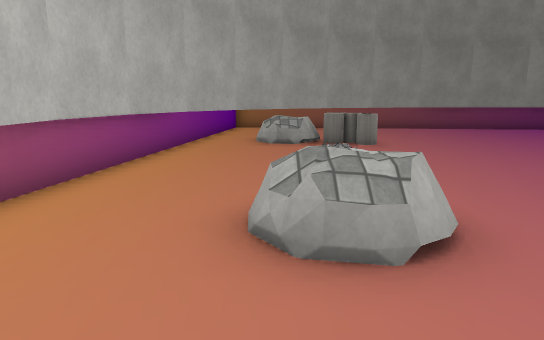
View 1 (above)

16 first-person views from a walk through a scene from a Unity 3-D project. The camera is 1.2 m above the floor, tilts 10° down and sees 70° across. The floor is counted in squares, 1 m on a side. Each view is taken from the middle of a square. On the plan, view 1 faces up. The plan holds only what a view shows up to about 15 squares ahead; the rest is blank. The player is left out. Some surface patterns are stand-ins.

View 2
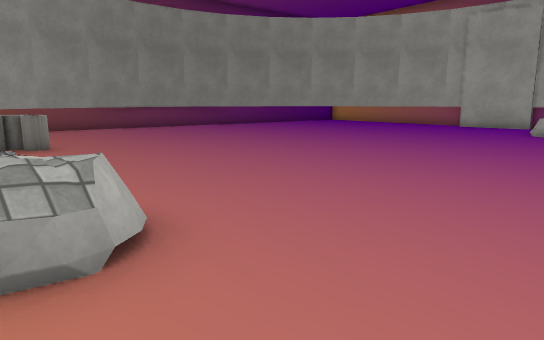

View 3
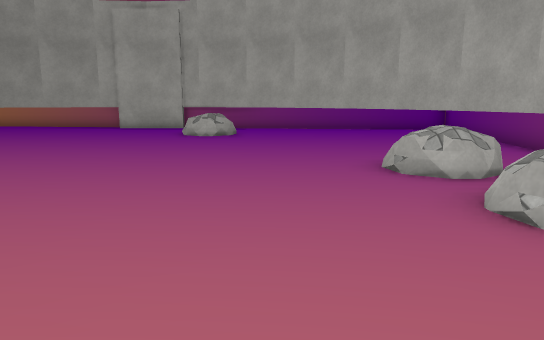

View 4
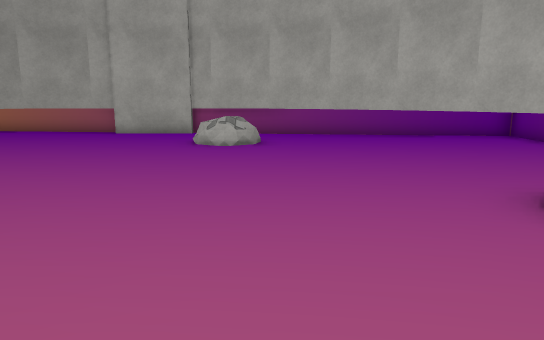

View 5
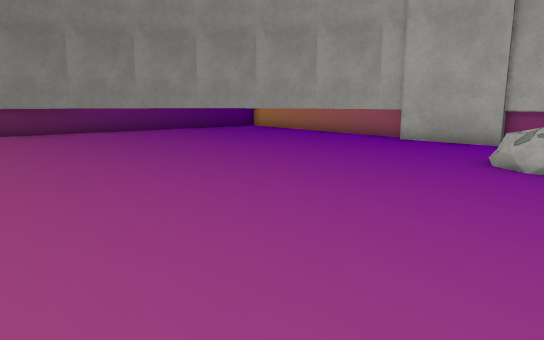

View 6
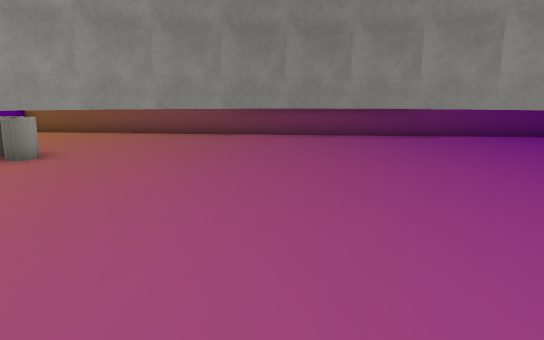

View 7
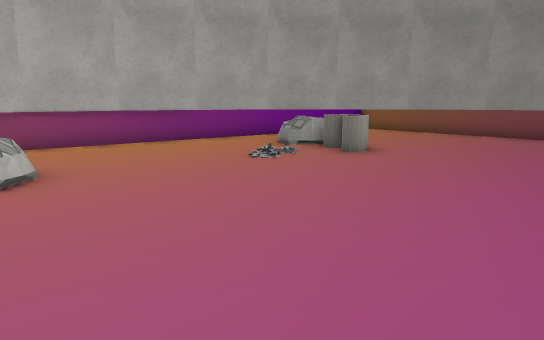

View 8
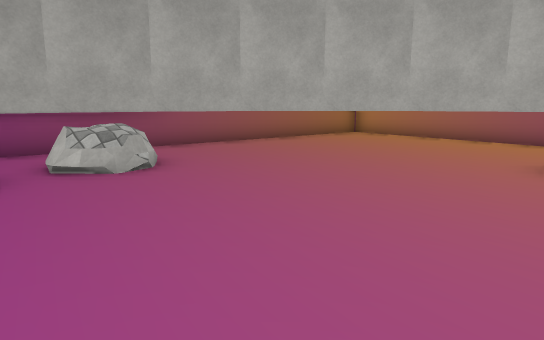

View 9
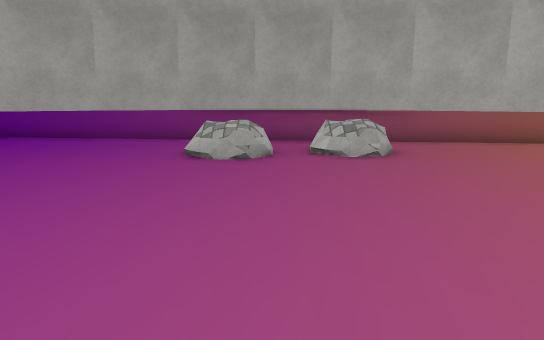

View 10
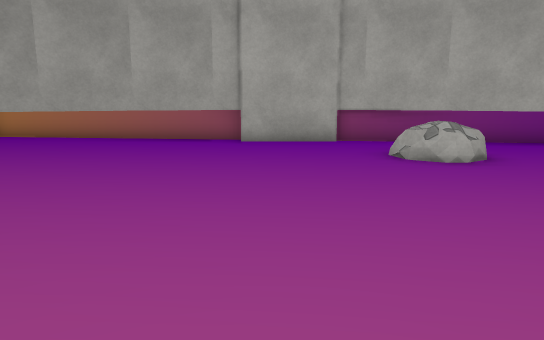

View 11
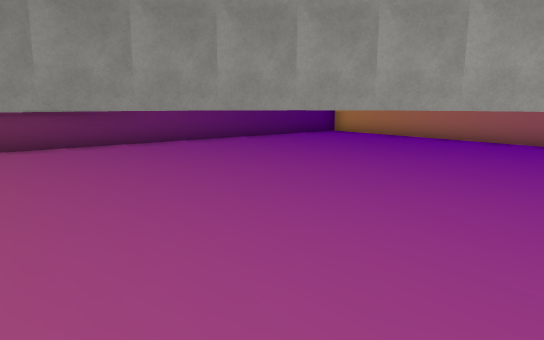

View 12
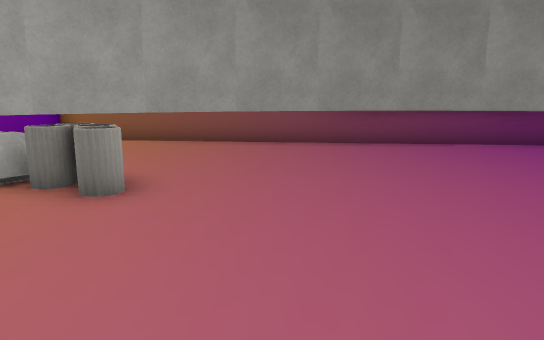

View 13
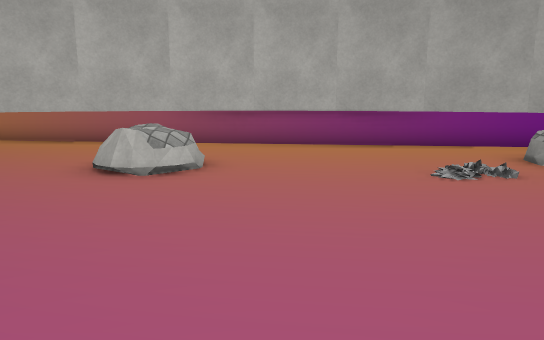

View 14
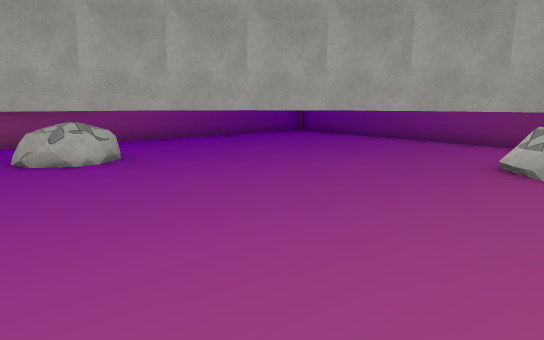

View 15
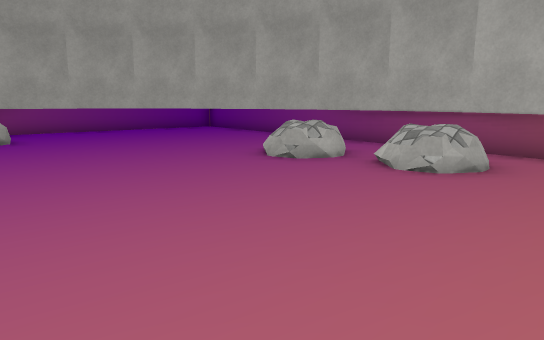

View 16
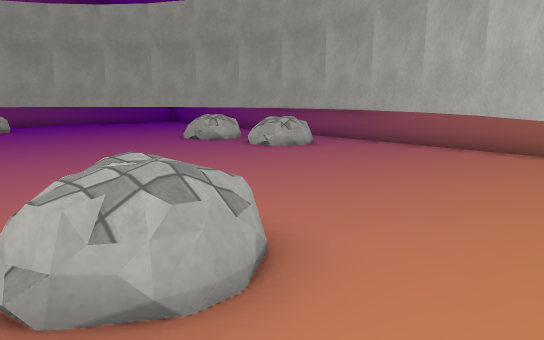

### Floor plan
Points are (right, up) in squares from view 1. A wall is a line through its corners. A room is listed if a view was taken in it or the views show most of it. See-through windows are left out.
Room 1 (views 1, 2, 3, 4, 5, 6, 7, 8, 9, 10, 11, 12, 13, 14, 15, 16)
walls: (2.2, 15.1) (0.3, 13.6); (0.4, 13.7) (-1.1, 11.9) (-2.2, 9.8); (-2.1, 9.9) (-2.8, 7.7); (4.2, 16.2) (2, 15); (-2.8, 7.9) (-3, 5.4); (-3, 5.6) (-2.8, 3.2); (8.6, 17) (6.3, 16.8) (4, 16.1); (-2.8, 3.4) (-2.1, 1.1); (13, 16.1) (10.8, 16.8); (-2.2, 1.2) (-1.1, -0.9); (-1.1, -0.8) (0.4, -2.7); (15, 15) (12.9, 16.2); (0.3, -2.6) (2.2, -4.1); (16.7, 13.6) (14.9, 15.1); (2.1, -4.1) (4.2, -5.2); (18.1, 11.9) (16.6, 13.7); (4, -5.1) (6.2, -5.8); (19.2, 9.9) (18, 12); (19.8, 7.6) (19.1, 9.9); (19.9, 6.9) (19.8, 7.9); (19.8, 4) (19.8, 7); (8.4, -6) (10.8, -5.8); (10.7, -5.8) (12.9, -5.1); (19.1, 1) (19.8, 3.3); (12.8, -5.2) (14.9, -4.1) (16.7, -2.6); (18, -1) (19.1, 1.1); (16.6, -2.7) (18.1, -0.8); (17, 16.2) (6, 17.5); (-0.1, -5.2) (11.1, -6.5); (19.2, -3) (20, 4.1)
low walls: (20.4, 6.9) (20.5, 8.1); (-2.2, 14) (-3.5, 2.9)
objects: other object (0, 3); other object (0, 12); other object (2, 11); other object (2, 12); other object (3, 11); other object (3, 12); other object (6, -4); other object (8, -4) to (10, -2); other object (16, 2)

Where each view was taken, in squares from view 1:
view 1: 0 up, 0 right, facing up
view 2: 0 up, 0 right, facing up-right
view 3: 0 up, 2 right, facing right
view 4: 1 up, 5 right, facing right
view 5: 1 up, 8 right, facing up-right
view 6: 3 up, 8 right, facing up
view 7: 3 up, 8 right, facing up-left
view 8: 4 up, 9 right, facing down-left
view 9: 6 up, 8 right, facing down
view 10: 6 up, 8 right, facing right
view 11: 6 up, 8 right, facing up-right
view 12: 6 up, 5 right, facing up
view 13: 6 up, 8 right, facing left
view 14: 5 up, 8 right, facing down-right
view 15: 4 up, 3 right, facing down-right
view 16: 5 up, 2 left, facing down-right
